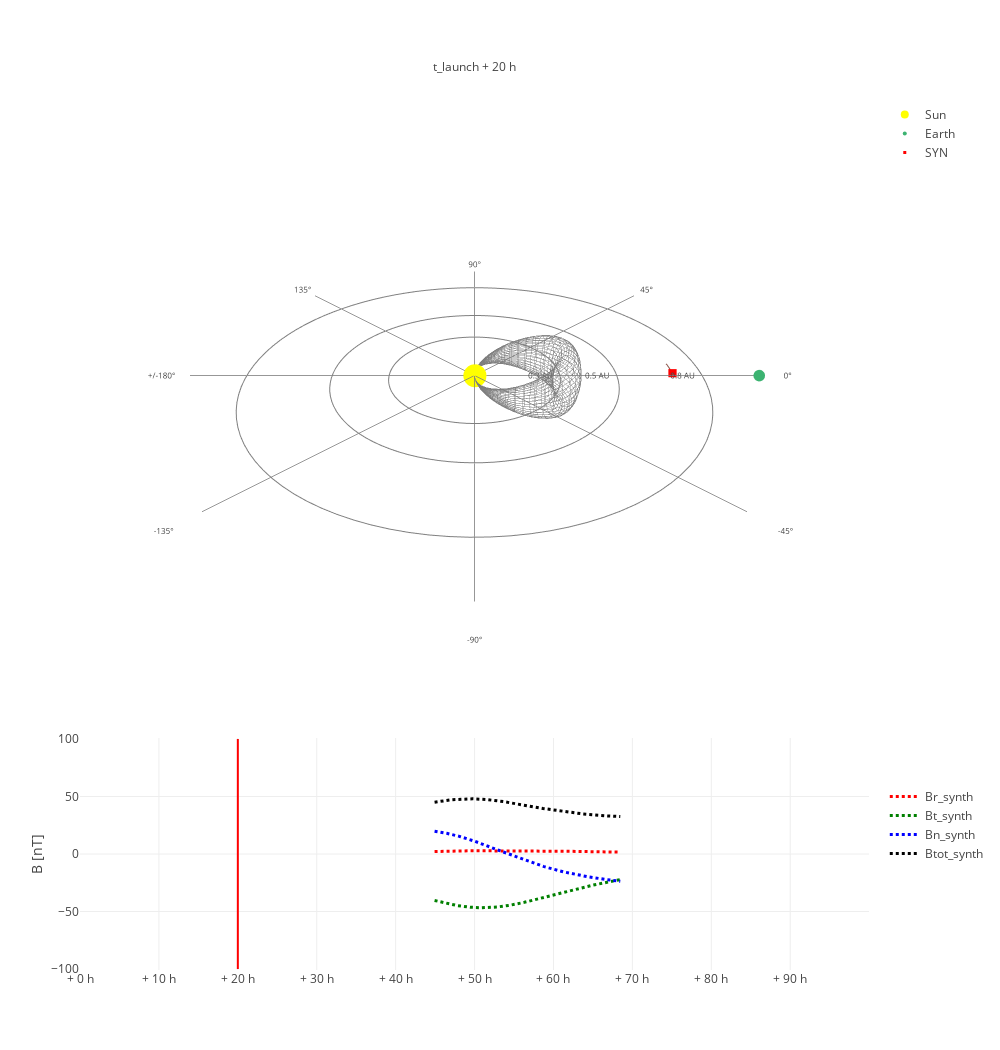

Notebook source saved alongside this figure:
### Markdown cell above
### Show insitu data and 3D Plot

### Code cell
# choose from the following plot options: "Title", "Latitudinal Grid", "Longitudinal Grid","Trajectories","Synthetic Event","Catalog Event","AU axis","Trajectories","Parker Spiral","Catalog Event", "Timer"
plot_options = [
    "Longitudinal Grid",
    "Synthetic Event",
    "AU axis",
    "Timer"]

# choose from the following spacecraft: "SOLO", "PSP", "BEPI", "Wind","STEREO-A", "SYN"
spacecraftoptions =["SYN"]

# choose from the following bodies: "Sun", "Mercury", "Venus","Earth"
bodyoptions = ["Sun", "Earth"]

modelstatevars = [longit, latitu, inc, dia, asp, l_rad, l_vel, exp_rat, b_drag, bg_vel, t_fac, mag_dec, mag_strength]

view_legend_insitu = True
insitu = True
positions = True
plottheme = 'light-simple' # 'dark', 'light', 'dark-simple', 'light-simple'
currenttimeslider = 20
launchlabel = None
rinput = 0.7
lonput = 0
latput = 0

deltatime = 100
longmove =  True #0.03

camera = [1.0,-30,0] #'auto' give r, lon and lat
# this function creates the figure

longmove_array = get_longmove_array(longmove, rinput,lonput,latput, graphstore)

#print(longmove_array)

checkanim = check_animation(longmove_array, plottheme, graphstore, reference_frame, rinput, lonput, latput, currenttimeslider, eventinfo, launchlabel, plot_options, spacecraftoptions, bodyoptions,  insitu, positions, view_legend_insitu, camera.copy(), posstore, *modelstatevars)
#checkanim.write_html("checkanim.html")
checkanim

### Figure 1 — Plotly figure (JSON) as saved in the notebook; plotly's stock layout.template omitted (floating-point values rounded to 4 significant figures; data arrays with more than 128 entries replaced by an {"elided": "..."} marker saying what was removed)
{"data": [{"line": {"color": "rgba(100, 100, 100, 0.8)", "width": 1}, "mode": "lines", "scene": "scene", "showlegend": false, "type": "scatter3d", "x": {"elided": "1369 float values"}, "y": {"elided": "1369 float values"}, "z": {"elided": "1369 float values"}}, {"line": {"color": "rgba(100, 100, 100, 0.8)", "width": 1}, "mode": "lines", "scene": "scene", "showlegend": false, "type": "scatter3d", "x": {"elided": "1369 float values"}, "y": {"elided": "1369 float values"}, "z": {"elided": "1369 float values"}}, {"legendgroup": "1", "marker": {"color": "yellow", "size": 8}, "mode": "markers", "name": "Sun", "scene": "scene", "type": "scatter3d", "x": [0], "y": [0], "z": [0]}, {"legendgroup": "1", "marker": {"color": "mediumseagreen", "size": 4}, "mode": "markers", "name": "Earth", "scene": "scene", "type": "scatter3d", "x": [1], "y": [0], "z": [0]}, {"customdata": [[0.7, 0, 0]], "hovertemplate": "<b>(x, y, z):</b> (%{x:.2f} AU, %{y:.2f} AU, %{z:.2f} AU)<br><b>(r, lon, lat):</b> (%{customdata[0]:.2f} AU, %{customdata[2]:.2f}°, %{customdata[1]:.2f}°)<extra>SYN</extra>", "legendgroup": "1", "marker": {"color": "red", "size": 3, "symbol": "square"}, "mode": "markers", "name": "SYN", "scene": "scene", "showlegend": true, "type": "scatter3d", "x": [0.6998], "y": [0.01713], "z": [4.286e-17]}, {"mode": "lines", "name": "SYN", "scene": "scene", "showlegend": false, "type": "scatter3d", "x": {"elided": "6000 float values"}, "y": {"elided": "6000 float values"}, "z": {"elided": "6000 float values"}}, {"hoverinfo": "skip", "line": {"color": "gray"}, "mode": "lines", "scene": "scene", "showlegend": false, "type": "scatter3d", "x": [0.3, 0.2994, 0.2976, 0.2946, 0.2904, 0.285, 0.2785, 0.2709, 0.2622, 0.2524, 0.2416, 0.2298, 0.2171, 0.2036, 0.1892, 0.174, 0.1582, 0.1417, 0.1246, 0.1071, 0.08908, 0.07073, 0.05209, 0.03325, 0.01427, -0.00476, -0.02377, -0.04269, -0.06144, -0.07994, -0.09812, -0.1159, -0.1332, -0.15, -0.1662, -0.1817, -0.1965, -0.2104, -0.2236, -0.2358, -0.2471, -0.2574, -0.2667, -0.2748, -0.2819, -0.2878, -0.2926, -0.2962, -0.2986, -0.2998, -0.2998, -0.2986, -0.2962, -0.2926, -0.2878, -0.2819, -0.2748, -0.2667, -0.2574, -0.2471, -0.2358, -0.2236, -0.2104, -0.1965, -0.1817, -0.1662, -0.15, -0.1332, -0.1159, -0.09812, -0.07994, -0.06144, -0.04269, -0.02377, -0.00476, 0.01427, 0.03325, 0.05209, 0.07073, 0.08908, 0.1071, 0.1246, 0.1417, 0.1582, 0.174, 0.1892, 0.2036, 0.2171, 0.2298, 0.2416, 0.2524, 0.2622, 0.2709, 0.2785, 0.285, 0.2904, 0.2946, 0.2976, 0.2994, 0.3], "y": [0, 0.01903, 0.03798, 0.05678, 0.07534, 0.09361, 0.1115, 0.1289, 0.1459, 0.1622, 0.1779, 0.1928, 0.207, 0.2204, 0.2328, 0.2444, 0.2549, 0.2644, 0.2729, 0.2802, 0.2865, 0.2915, 0.2954, 0.2982, 0.2997, 0.3, 0.2991, 0.2969, 0.2936, 0.2892, 0.2835, 0.2767, 0.2688, 0.2598, 0.2498, 0.2387, 0.2267, 0.2138, 0.2, 0.1854, 0.1701, 0.1541, 0.1375, 0.1203, 0.1026, 0.08452, 0.06609, 0.0474, 0.02852, 0.009518, -0.009518, -0.02852, -0.0474, -0.06609, -0.08452, -0.1026, -0.1203, -0.1375, -0.1541, -0.1701, -0.1854, -0.2, -0.2138, -0.2267, -0.2387, -0.2498, -0.2598, -0.2688, -0.2767, -0.2835, -0.2892, -0.2936, -0.2969, -0.2991, -0.3, -0.2997, -0.2982, -0.2954, -0.2915, -0.2865, -0.2802, -0.2729, -0.2644, -0.2549, -0.2444, -0.2328, -0.2204, -0.207, -0.1928, -0.1779, -0.1622, -0.1459, -0.1289, -0.1115, -0.09361, -0.07534, -0.05678, -0.03798, -0.01903, -7.348e-17], "z": [0, 0, 0, 0, 0, 0, 0, 0, 0, 0, 0, 0, 0, 0, 0, 0, 0, 0, 0, 0, 0, 0, 0, 0, 0, 0, 0, 0, 0, 0, 0, 0, 0, 0, 0, 0, 0, 0, 0, 0, 0, 0, 0, 0, 0, 0, 0, 0, 0, 0, 0, 0, 0, 0, 0, 0, 0, 0, 0, 0, 0, 0, 0, 0, 0, 0, 0, 0, 0, 0, 0, 0, 0, 0, 0, 0, 0, 0, 0, 0, 0, 0, 0, 0, 0, 0, 0, 0, 0, 0, 0, 0, 0, 0, 0, 0, 0, 0, 0, 0]}, {"hoverinfo": "skip", "mode": "text", "scene": "scene", "showlegend": false, "text": ["0.3 AU"], "textfont": {"size": 8}, "textposition": "middle left", "type": "scatter3d", "x": [0.3], "y": [0], "z": [0]}, {"hoverinfo": "skip", "line": {"color": "gray"}, "mode": "lines", "scene": "scene", "showlegend": false, "type": "scatter3d", "x": [0.5, 0.499, 0.496, 0.491, 0.484, 0.475, 0.4642, 0.4515, 0.4369, 0.4206, 0.4026, 0.383, 0.3619, 0.3393, 0.3153, 0.29, 0.2636, 0.2361, 0.2077, 0.1784, 0.1485, 0.1179, 0.08682, 0.05542, 0.02379, -0.007933, -0.03962, -0.07116, -0.1024, -0.1332, -0.1635, -0.1932, -0.222, -0.25, -0.277, -0.3028, -0.3274, -0.3507, -0.3726, -0.393, -0.4118, -0.429, -0.4444, -0.4581, -0.4698, -0.4797, -0.4877, -0.4937, -0.4977, -0.4997, -0.4997, -0.4977, -0.4937, -0.4877, -0.4797, -0.4698, -0.4581, -0.4444, -0.429, -0.4118, -0.393, -0.3726, -0.3507, -0.3274, -0.3028, -0.277, -0.25, -0.222, -0.1932, -0.1635, -0.1332, -0.1024, -0.07116, -0.03962, -0.007933, 0.02379, 0.05542, 0.08682, 0.1179, 0.1485, 0.1784, 0.2077, 0.2361, 0.2636, 0.29, 0.3153, 0.3393, 0.3619, 0.383, 0.4026, 0.4206, 0.4369, 0.4515, 0.4642, 0.475, 0.484, 0.491, 0.496, 0.499, 0.5], "y": [0, 0.03171, 0.0633, 0.09463, 0.1256, 0.156, 0.1858, 0.2149, 0.2431, 0.2703, 0.2965, 0.3214, 0.345, 0.3673, 0.3881, 0.4073, 0.4249, 0.4407, 0.4548, 0.4671, 0.4775, 0.4859, 0.4924, 0.4969, 0.4994, 0.4999, 0.4984, 0.4949, 0.4894, 0.4819, 0.4725, 0.4612, 0.448, 0.433, 0.4163, 0.3979, 0.3779, 0.3563, 0.3334, 0.3091, 0.2835, 0.2568, 0.2291, 0.2005, 0.171, 0.1409, 0.1102, 0.079, 0.04753, 0.01586, -0.01586, -0.04753, -0.079, -0.1102, -0.1409, -0.171, -0.2005, -0.2291, -0.2568, -0.2835, -0.3091, -0.3334, -0.3563, -0.3779, -0.3979, -0.4163, -0.433, -0.448, -0.4612, -0.4725, -0.4819, -0.4894, -0.4949, -0.4984, -0.4999, -0.4994, -0.4969, -0.4924, -0.4859, -0.4775, -0.4671, -0.4548, -0.4407, -0.4249, -0.4073, -0.3881, -0.3673, -0.345, -0.3214, -0.2965, -0.2703, -0.2431, -0.2149, -0.1858, -0.156, -0.1256, -0.09463, -0.0633, -0.03171, -1.225e-16], "z": [0, 0, 0, 0, 0, 0, 0, 0, 0, 0, 0, 0, 0, 0, 0, 0, 0, 0, 0, 0, 0, 0, 0, 0, 0, 0, 0, 0, 0, 0, 0, 0, 0, 0, 0, 0, 0, 0, 0, 0, 0, 0, 0, 0, 0, 0, 0, 0, 0, 0, 0, 0, 0, 0, 0, 0, 0, 0, 0, 0, 0, 0, 0, 0, 0, 0, 0, 0, 0, 0, 0, 0, 0, 0, 0, 0, 0, 0, 0, 0, 0, 0, 0, 0, 0, 0, 0, 0, 0, 0, 0, 0, 0, 0, 0, 0, 0, 0, 0, 0]}, {"hoverinfo": "skip", "mode": "text", "scene": "scene", "showlegend": false, "text": ["0.5 AU"], "textfont": {"size": 8}, "textposition": "middle left", "type": "scatter3d", "x": [0.5], "y": [0], "z": [0]}, {"hoverinfo": "skip", "line": {"color": "gray"}, "mode": "lines", "scene": "scene", "showlegend": false, "type": "scatter3d", "x": [0.8, 0.7984, 0.7936, 0.7855, 0.7744, 0.7601, 0.7427, 0.7223, 0.6991, 0.673, 0.6442, 0.6128, 0.579, 0.5428, 0.5044, 0.464, 0.4218, 0.3778, 0.3323, 0.2855, 0.2375, 0.1886, 0.1389, 0.08867, 0.03807, -0.01269, -0.0634, -0.1139, -0.1638, -0.2132, -0.2617, -0.3091, -0.3553, -0.4, -0.4431, -0.4845, -0.5239, -0.5612, -0.5962, -0.6288, -0.6589, -0.6864, -0.7111, -0.7329, -0.7518, -0.7676, -0.7803, -0.79, -0.7964, -0.7996, -0.7996, -0.7964, -0.79, -0.7803, -0.7676, -0.7518, -0.7329, -0.7111, -0.6864, -0.6589, -0.6288, -0.5962, -0.5612, -0.5239, -0.4845, -0.4431, -0.4, -0.3553, -0.3091, -0.2617, -0.2132, -0.1638, -0.1139, -0.0634, -0.01269, 0.03807, 0.08867, 0.1389, 0.1886, 0.2375, 0.2855, 0.3323, 0.3778, 0.4218, 0.464, 0.5044, 0.5428, 0.579, 0.6128, 0.6442, 0.673, 0.6991, 0.7223, 0.7427, 0.7601, 0.7744, 0.7855, 0.7936, 0.7984, 0.8], "y": [0, 0.05074, 0.1013, 0.1514, 0.2009, 0.2496, 0.2973, 0.3438, 0.389, 0.4325, 0.4743, 0.5142, 0.5521, 0.5877, 0.6209, 0.6517, 0.6798, 0.7052, 0.7277, 0.7473, 0.7639, 0.7774, 0.7878, 0.7951, 0.7991, 0.7999, 0.7975, 0.7919, 0.783, 0.7711, 0.756, 0.7379, 0.7168, 0.6928, 0.6661, 0.6366, 0.6046, 0.5702, 0.5334, 0.4945, 0.4536, 0.4109, 0.3666, 0.3207, 0.2736, 0.2254, 0.1762, 0.1264, 0.07604, 0.02538, -0.02538, -0.07604, -0.1264, -0.1762, -0.2254, -0.2736, -0.3207, -0.3666, -0.4109, -0.4536, -0.4945, -0.5334, -0.5702, -0.6046, -0.6366, -0.6661, -0.6928, -0.7168, -0.7379, -0.756, -0.7711, -0.783, -0.7919, -0.7975, -0.7999, -0.7991, -0.7951, -0.7878, -0.7774, -0.7639, -0.7473, -0.7277, -0.7052, -0.6798, -0.6517, -0.6209, -0.5877, -0.5521, -0.5142, -0.4743, -0.4325, -0.389, -0.3438, -0.2973, -0.2496, -0.2009, -0.1514, -0.1013, -0.05074, -1.959e-16], "z": [0, 0, 0, 0, 0, 0, 0, 0, 0, 0, 0, 0, 0, 0, 0, 0, 0, 0, 0, 0, 0, 0, 0, 0, 0, 0, 0, 0, 0, 0, 0, 0, 0, 0, 0, 0, 0, 0, 0, 0, 0, 0, 0, 0, 0, 0, 0, 0, 0, 0, 0, 0, 0, 0, 0, 0, 0, 0, 0, 0, 0, 0, 0, 0, 0, 0, 0, 0, 0, 0, 0, 0, 0, 0, 0, 0, 0, 0, 0, 0, 0, 0, 0, 0, 0, 0, 0, 0, 0, 0, 0, 0, 0, 0, 0, 0, 0, 0, 0, 0]}, {"hoverinfo": "skip", "mode": "text", "scene": "scene", "showlegend": false, "text": ["0.8 AU"], "textfont": {"size": 8}, "textposition": "middle left", "type": "scatter3d", "x": [0.8], "y": [0], "z": [0]}, {"hoverinfo": "skip", "line": {"color": "rgba(100, 100, 100, 0.8)"}, "mode": "lines", "name": "-180°", "scene": "scene", "showlegend": false, "type": "scatter3d", "x": [0, -1], "y": [0, -1.225e-16], "z": [0, 0]}, {"hoverinfo": "skip", "mode": "text", "scene": "scene", "showlegend": false, "text": ["+/-180°"], "textfont": {"size": 8}, "textposition": "middle center", "type": "scatter3d", "x": [-1.1], "y": [-1.347e-16], "z": [0]}, {"hoverinfo": "skip", "line": {"color": "rgba(100, 100, 100, 0.8)"}, "mode": "lines", "name": "-135°", "scene": "scene", "showlegend": false, "type": "scatter3d", "x": [0, -0.7071], "y": [0, -0.7071], "z": [0, 0]}, {"hoverinfo": "skip", "mode": "text", "scene": "scene", "showlegend": false, "text": ["-135°"], "textfont": {"size": 8}, "textposition": "middle center", "type": "scatter3d", "x": [-0.7778], "y": [-0.7778], "z": [0]}, {"hoverinfo": "skip", "line": {"color": "rgba(100, 100, 100, 0.8)"}, "mode": "lines", "name": "-90°", "scene": "scene", "showlegend": false, "type": "scatter3d", "x": [0, 6.123e-17], "y": [0, -1], "z": [0, 0]}, {"hoverinfo": "skip", "mode": "text", "scene": "scene", "showlegend": false, "text": ["-90°"], "textfont": {"size": 8}, "textposition": "middle center", "type": "scatter3d", "x": [6.736e-17], "y": [-1.1], "z": [0]}, {"hoverinfo": "skip", "line": {"color": "rgba(100, 100, 100, 0.8)"}, "mode": "lines", "name": "-45°", "scene": "scene", "showlegend": false, "type": "scatter3d", "x": [0, 0.7071], "y": [0, -0.7071], "z": [0, 0]}, {"hoverinfo": "skip", "mode": "text", "scene": "scene", "showlegend": false, "text": ["-45°"], "textfont": {"size": 8}, "textposition": "middle center", "type": "scatter3d", "x": [0.7778], "y": [-0.7778], "z": [0]}, {"hoverinfo": "skip", "line": {"color": "rgba(100, 100, 100, 0.8)"}, "mode": "lines", "name": "0°", "scene": "scene", "showlegend": false, "type": "scatter3d", "x": [0, 1], "y": [0, 0], "z": [0, 0]}, {"hoverinfo": "skip", "mode": "text", "scene": "scene", "showlegend": false, "text": ["0°"], "textfont": {"size": 8}, "textposition": "middle center", "type": "scatter3d", "x": [1.1], "y": [0], "z": [0]}, {"hoverinfo": "skip", "line": {"color": "rgba(100, 100, 100, 0.8)"}, "mode": "lines", "name": "45°", "scene": "scene", "showlegend": false, "type": "scatter3d", "x": [0, 0.7071], "y": [0, 0.7071], "z": [0, 0]}, {"hoverinfo": "skip", "mode": "text", "scene": "scene", "showlegend": false, "text": ["45°"], "textfont": {"size": 8}, "textposition": "middle center", "type": "scatter3d", "x": [0.7778], "y": [0.7778], "z": [0]}, {"hoverinfo": "skip", "line": {"color": "rgba(100, 100, 100, 0.8)"}, "mode": "lines", "name": "90°", "scene": "scene", "showlegend": false, "type": "scatter3d", "x": [0, 6.123e-17], "y": [0, 1], "z": [0, 0]}, {"hoverinfo": "skip", "mode": "text", "scene": "scene", "showlegend": false, "text": ["90°"], "textfont": {"size": 8}, "textposition": "middle center", "type": "scatter3d", "x": [6.736e-17], "y": [1.1], "z": [0]}, {"hoverinfo": "skip", "line": {"color": "rgba(100, 100, 100, 0.8)"}, "mode": "lines", "name": "135°", "scene": "scene", "showlegend": false, "type": "scatter3d", "x": [0, -0.7071], "y": [0, 0.7071], "z": [0, 0]}, {"hoverinfo": "skip", "mode": "text", "scene": "scene", "showlegend": false, "text": ["135°"], "textfont": {"size": 8}, "textposition": "middle center", "type": "scatter3d", "x": [-0.7778], "y": [0.7778], "z": [0]}, {"legendgroup": "2", "line": {"color": "red", "dash": "dot", "width": 3}, "name": "Br_synth", "type": "scatter", "x": {"elided": "6000 str values"}, "xaxis": "x", "y": {"elided": "6000 float values"}, "yaxis": "y"}, {"legendgroup": "2", "line": {"color": "green", "dash": "dot", "width": 3}, "name": "Bt_synth", "type": "scatter", "x": {"elided": "6000 str values"}, "xaxis": "x", "y": {"elided": "6000 float values"}, "yaxis": "y"}, {"legendgroup": "2", "line": {"color": "blue", "dash": "dot", "width": 3}, "name": "Bn_synth", "type": "scatter", "x": {"elided": "6000 str values"}, "xaxis": "x", "y": {"elided": "6000 float values"}, "yaxis": "y"}, {"legendgroup": "2", "line": {"color": "black", "dash": "dot", "width": 3}, "name": "Btot_synth", "type": "scatter", "x": {"elided": "6000 str values"}, "xaxis": "x", "y": {"elided": "6000 float values"}, "yaxis": "y"}], "layout": {"annotations": [{"showarrow": false, "text": "t_launch + 20 h", "x": 0.5, "xref": "paper", "y": 1.05, "yref": "paper"}], "height": 1050, "legend": {"tracegroupgap": 625}, "plot_bgcolor": "rgba(0,0,0,0)", "scene": {"aspectmode": "cube", "bgcolor": "rgba(0,0,0,0)", "camera": {"eye": {"x": -5.303e-17, "y": -0.866, "z": 0.5}}, "domain": {"x": [0, 1], "y": [0.3667, 1]}, "xaxis": {"showgrid": false, "showline": false, "showspikes": false, "showticklabels": false, "title": {"text": ""}, "zeroline": false}, "yaxis": {"showgrid": false, "showline": false, "showspikes": false, "showticklabels": false, "title": {"text": ""}, "zeroline": false}, "zaxis": {"range": [0, 0], "showgrid": false, "showline": false, "showspikes": false, "showticklabels": false, "title": {"text": ""}, "zeroline": false}}, "shapes": [{"fillcolor": "Red", "layer": "above", "line": {"color": "Red", "width": 2}, "type": "line", "x0": "2012-12-22T02:00:00", "x1": "2012-12-22T02:00:00", "xref": "x", "y0": -100, "y1": 100, "yref": "y"}], "showlegend": true, "width": 1000, "xaxis": {"anchor": "y", "domain": [0, 1], "rangeslider": {"visible": false}, "showgrid": true, "showline": false, "showspikes": true, "showticklabels": true, "spikedash": "solid", "spikemode": "across", "spikesnap": "cursor", "spikethickness": 1, "ticktext": ["+ 0 h", "+ 10 h", "+ 20 h", "+ 30 h", "+ 40 h", "+ 50 h", "+ 60 h", "+ 70 h", "+ 80 h", "+ 90 h"], "tickvals": ["2012-12-21T06:00:00", "2012-12-21T16:00:00", "2012-12-22T02:00:00", "2012-12-22T12:00:00", "2012-12-22T22:00:00", "2012-12-23T08:00:00", "2012-12-23T18:00:00", "2012-12-24T04:00:00", "2012-12-24T14:00:00", "2012-12-25T00:00:00"], "zeroline": false}, "yaxis": {"anchor": "x", "domain": [0, 0.2667], "range": [null, null], "showgrid": true, "showline": false, "showspikes": true, "showticklabels": true, "spikedash": "solid", "spikemode": "across", "spikesnap": "cursor", "spikethickness": 1, "title": {"text": "B [nT]"}, "zeroline": false}}}
